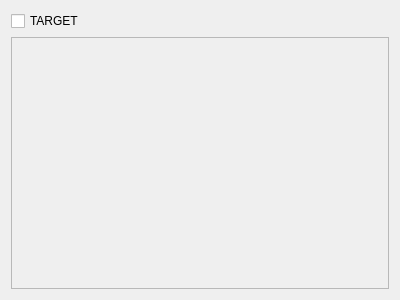
<?xml version="1.0" encoding="UTF-8"?>
<ui version="4.0">
 <class>DlgImgProcesada</class>
 <widget class="QDialog" name="DlgImgProcesada">
  <property name="geometry">
   <rect>
    <x>0</x>
    <y>0</y>
    <width>400</width>
    <height>300</height>
   </rect>
  </property>
  <property name="windowTitle">
   <string>Procesada</string>
  </property>
  <layout class="QVBoxLayout" name="verticalLayout">
   <item>
    <widget class="QCheckBox" name="chkTarget">
     <property name="text">
      <string>TARGET</string>
     </property>
    </widget>
   </item>
   <item>
    <widget class="QFrame" name="frmImg">
     <property name="frameShape">
      <enum>QFrame::StyledPanel</enum>
     </property>
     <property name="frameShadow">
      <enum>QFrame::Raised</enum>
     </property>
    </widget>
   </item>
  </layout>
 </widget>
 <resources/>
 <connections/>
</ui>
